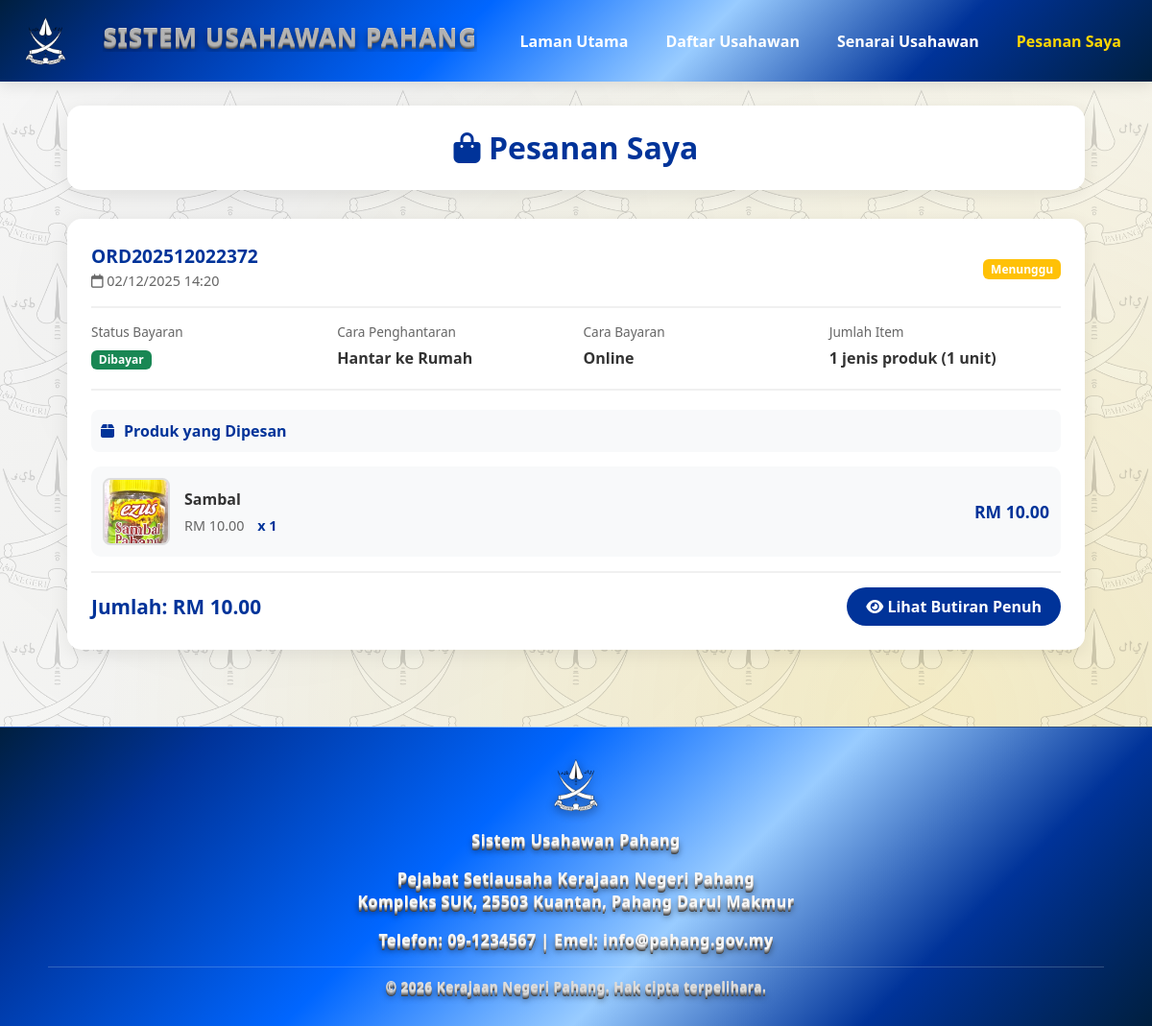
/pesanan_detail.php (signed in), run on the app's committed database.
### tables this page shows
CREATE TABLE `pesanan` (
  `id` int(11) NOT NULL,
  `usahawan_id` int(11) NOT NULL,
  `no_pesanan` varchar(50) NOT NULL,
  `nama_pelanggan` varchar(255) NOT NULL,
  `no_telefon` varchar(20) NOT NULL,
  `alamat` text NOT NULL,
  `nota` text DEFAULT NULL,
  `cara_hantar` varchar(20) NOT NULL,
  `cara_bayar` varchar(20) NOT NULL,
  `jumlah_bayaran` decimal(10,2) NOT NULL,
  `status_pesanan` varchar(20) DEFAULT 'pending',
  `status_bayaran` varchar(20) DEFAULT 'pending',
  `stripe_session_id` varchar(255) DEFAULT NULL,
  `tarikh_pesanan` datetime DEFAULT current_timestamp(),
  `tarikh_diproses` datetime DEFAULT NULL,
  `tarikh_dihantar` datetime DEFAULT NULL,
  `tarikh_selesai` datetime DEFAULT NULL,
  `tarikh_dibatalkan` datetime DEFAULT NULL,
  `sebab_batal` text DEFAULT NULL,
  `nota_pesanan` text DEFAULT NULL,
  `tarikh_kemaskini` datetime DEFAULT current_timestamp() ON UPDATE current_timestamp()
);

CREATE TABLE `pesanan_item` (
  `id` int(11) NOT NULL,
  `pesanan_id` int(11) NOT NULL,
  `produk_id` int(11) NOT NULL,
  `nama_produk` varchar(255) NOT NULL,
  `gambar_url` varchar(255) DEFAULT NULL,
  `harga` decimal(10,2) NOT NULL,
  `kuantiti` int(11) NOT NULL,
  `subtotal` decimal(10,2) NOT NULL
);

CREATE TABLE `produk` (
  `id` int(11) NOT NULL,
  `nama` varchar(160) NOT NULL,
  `harga` decimal(10,2) NOT NULL DEFAULT 0.00,
  `deskripsi` text DEFAULT NULL,
  `gambar_url` varchar(255) DEFAULT NULL,
  `lokasi` varchar(80) DEFAULT NULL,
  `stok` int(11) NOT NULL DEFAULT 0,
  `kategori_id` int(11) DEFAULT NULL,
  `usahawan_id` int(11) DEFAULT NULL
);

### pesanan_detail.php (the view, shortened to what this page needs)
<?php
include "connection.php";
$usahawan_id = $_SESSION['usahawan_id'];
$sql = "SELECT p.*,
        COUNT(bp.id) as jumlah_item,
        SUM(bp.kuantiti) as jumlah_produk
        FROM pesanan p
        LEFT JOIN pesanan_item bp ON p.id = bp.pesanan_id
        WHERE p.usahawan_id = ?
        GROUP BY p.id
        ORDER BY p.tarikh_pesanan DESC";
$stmt = $conn->prepare($sql);
$stmt->bind_param("i", $usahawan_id);
$stmt->execute();
$result = $stmt->get_result();
$orders = [];
while($row = $result->fetch_assoc()) {
    $orders[] = $row;
}
function translateStatus($status) {
    $translations = [
        'pending' => 'Menunggu',
        'processing' => 'Diproses',
        'shipped' => 'Dihantar',
        'delivered' => 'Selesai',
        'cancelled' => 'Dibatalkan',
        'paid' => 'Dibayar',
        'failed' => 'Gagal'
    ];
    return isset($translations[$status]) ? $translations[$status] : $status;
}
function getStatusClass($status) {
    $classes = [
        'pending' => 'warning',
        'processing' => 'info',
        'shipped' => 'primary',
        'delivered' => 'success',
        'cancelled' => 'danger',
        'paid' => 'success',
        'failed' => 'danger'
    ];
    return isset($classes[$status]) ? $classes[$status] : 'secondary';
}
function getOrderProducts($conn, $pesanan_id) {
    $sql = "SELECT bp.*, pr.nama, pr.gambar_url, pr.harga
            FROM pesanan_item bp
            INNER JOIN produk pr ON bp.produk_id = pr.id
            WHERE bp.pesanan_id = ?
            ORDER BY bp.id ASC";
    $stmt = $conn->prepare($sql);
    $stmt->bind_param("i", $pesanan_id);
    $stmt->execute();
    $result = $stmt->get_result();
    $products = [];
    while($row = $result->fetch_assoc()) {
        $products[] = $row;
    }
    return $products;
}
?>
<!DOCTYPE html>
<html lang="ms">
<head>
<link href="https://cdn.jsdelivr.net/npm/bootstrap@5.3.3/dist/css/bootstrap.min.css" rel="stylesheet">
<link rel="stylesheet" href="https://cdnjs.cloudflare.com/ajax/libs/font-awesome/6.4.0/css/all.min.css">
</head>
<body>
<header>
  <img src="assets/img/jatapahang.png" alt="Jata Negeri Pahang" class="jata">
  <h1 class="title">Sistem Usahawan Pahang</h1>
  <nav id="navMenu">
    <a href="index.php"><strong>Laman Utama</strong></a>
    <a href="daftar.php"><strong>Daftar Usahawan</strong></a>
    <a href="senarai.php"><strong>Senarai Usahawan</strong></a>
    <a href="my_orders.php" class="active"><strong>Pesanan Saya</strong></a>
  </nav>
</header>
<div class="container">
    <div class="page-header">
        <h2><i class="fas fa-shopping-bag"></i> Pesanan Saya</h2>
    </div>
    <?php if (empty($orders)): ?>
        <div class="empty-state">
            <i class="fas fa-box-open"></i>
            <h3>Tiada Pesanan</h3>
            <p>Anda belum membuat sebarang pesanan lagi.</p>
            <a href="promosi-pasaran.php"><i class="fas fa-shopping-cart"></i> Mula Membeli-belah</a>
        </div>
    <?php else: ?>
        <?php foreach($orders as $order): ?>
        <div class="order-card">
            <div class="order-header">
                <div>
                    <div class="order-number"><?= htmlspecialchars($order['no_pesanan']) ?></div>
                    <div class="order-date">
                        <i class="far fa-calendar"></i>
                        <?= date('d/m/Y H:i', strtotime($order['tarikh_pesanan'])) ?>
                    </div>
                </div>
                <div>
                    <span class="badge bg-<?= getStatusClass($order['status_pesanan']) ?>">
                        <?= translateStatus($order['status_pesanan']) ?>
                    </span>
                </div>
            </div>
            <div class="order-body">
                <div class="order-info">
                    <span class="order-label">Status Bayaran</span>
                    <span class="order-value">
                        <span class="badge bg-<?= getStatusClass($order['status_bayaran']) ?>">
                            <?= translateStatus($order['status_bayaran']) ?>
                        </span>
                    </span>
                </div>
                <div class="order-info">
                    <span class="order-label">Cara Penghantaran</span>
                    <span class="order-value">
                        <?= $order['cara_hantar'] == 'delivery' ? 'Hantar ke Rumah' : 'Pickup di Dropspot' ?>
                    </span>
                </div>
                <div class="order-info">
                    <span class="order-label">Cara Bayaran</span>
                    <span class="order-value">
                        <?= $order['cara_bayar'] == 'online' ? 'Online' : 'COD' ?>
                    </span>
                </div>
                <div class="order-info">
                    <span class="order-label">Jumlah Item</span>
                    <span class="order-value">
                        <?= $order['jumlah_item'] ?> jenis produk (<?= $order['jumlah_produk'] ?> unit)
                    </span>
                </div>
            </div>
            <div class="products-section">
                <div class="products-title-static">
                    <i class="fas fa-box"></i>
                    <span>Produk yang Dipesan</span>
                </div>
                <div class="products-list-static">
                    <?php
                    $products = getOrderProducts($conn, $order['id']);
                    if (!empty($products)):
                        foreach($products as $product):
                    ?>
                    <div class="product-item">
                        <img src="<?= htmlspecialchars('uploads/' . $product['gambar_url']) ?>"
                             alt="<?= htmlspecialchars($product['nama_produk']) ?>"
                             class="product-image"
                             onerror="this.src='assets/img/no-image.png'">
                        <div class="product-details">
                            <div class="product-name"><?= htmlspecialchars($product['nama_produk']) ?></div>
                            <div class="product-price">
                                RM <?= number_format($product['harga'], 2) ?>
                                <span class="product-quantity">x <?= $product['kuantiti'] ?></span>
                            </div>
                        </div>
                        <div class="product-subtotal">
                            RM <?= number_format($product['subtotal'], 2) ?>
                        </div>
                    </div>
                    <?php
                        endforeach;
                    endif; ?>
                </div>
            </div>
            <div class="order-footer">
                <div class="total-amount">
                    Jumlah: RM <?= number_format($order['jumlah_bayaran'], 2) ?>
                </div>
                <a href="detail_penuh_pesanan.php?order_id=<?= $order['id'] ?>" class="view-details-btn">
                    <i class="fas fa-eye"></i> Lihat Butiran Penuh
                </a>
            </div>
        </div>
        <?php endforeach; ?>
    <?php endif; ?>
</div>
<footer>
  <div class="footer-content">
    <img src="assets/img/jatapahang.png" alt="Jata Negeri Pahang">
    <p><strong>Sistem Usahawan Pahang</strong></p>
    <p>Pejabat Setiausaha Kerajaan Negeri Pahang<br>
    Kompleks SUK, 25503 Kuantan, Pahang Darul Makmur</p>
    <p>Telefon: 09-1234567 | Emel: info@pahang.gov.my</p>
    <div class="copyright">
      © <?= date("Y") ?> Kerajaan Negeri Pahang. Hak cipta terpelihara.
    </div>
  </div>
</footer>
</body>
</html>

### data on the page
pesanan: no_pesanan "ORD202512022372", tarikh_pesanan "02/12/2025 14:20", cara_hantar "Hantar ke Rumah", cara_bayar "Online", jumlah_item "1", jumlah_produk "1", jumlah_bayaran "10.00"
pesanan_item: produk.gambar_url (picture), nama_produk "Sambal", produk.harga "10.00", kuantiti "1", subtotal "10.00"
